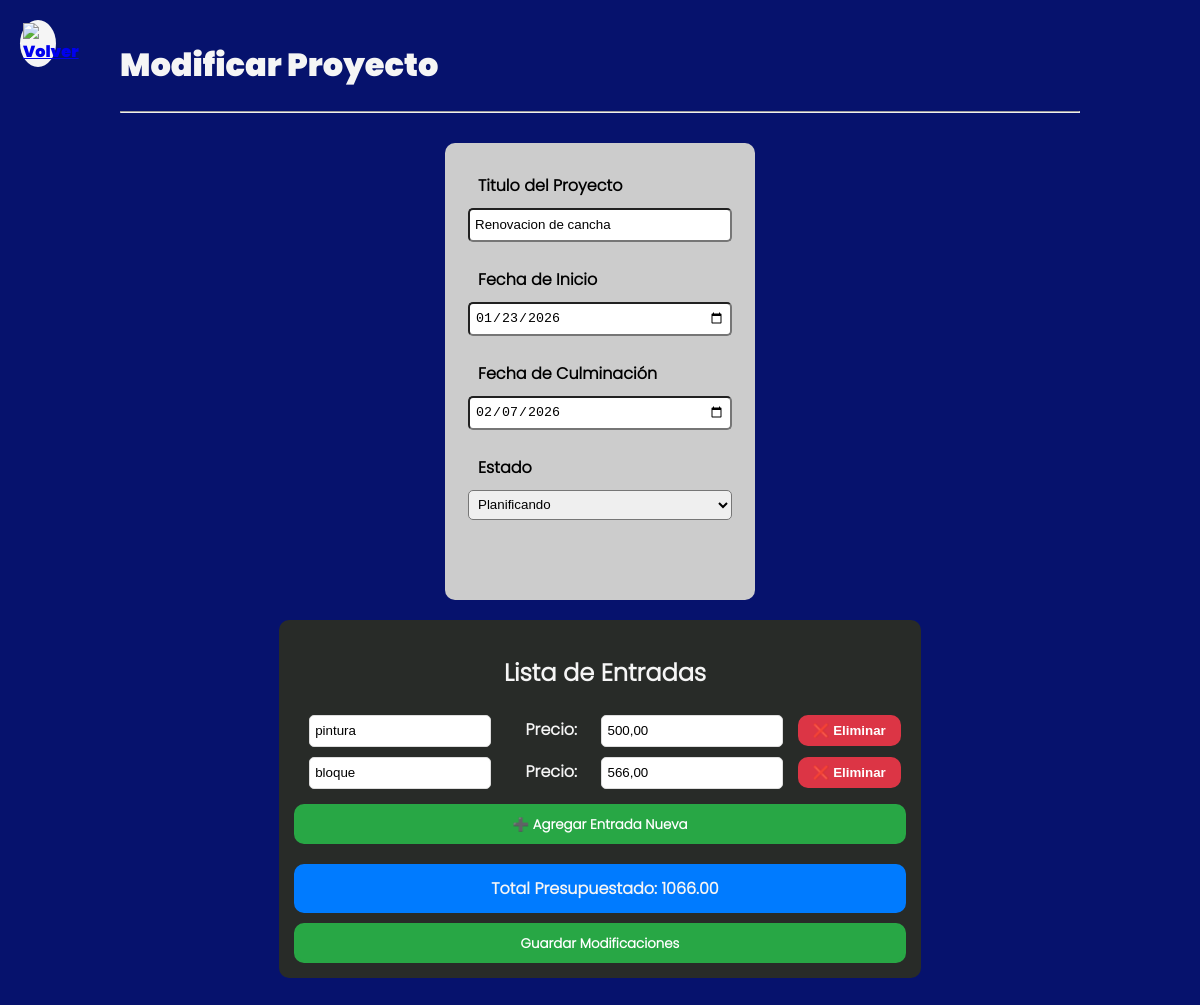
The app's page /views/Modify Project/index.php?id=44102264 (signed in) with its own data.
### tables this page shows
CREATE TABLE projects (
    id_project           INT             PRIMARY KEY,
    name_project         TEXT (1, 150),
    fecha_inicio_project DATE,
    fecha_final_project  DATE,
    estado_project       TEXT,
    presupuesto_project  NUMERIC (19, 4) 
);

CREATE TABLE date_projects (
    id_date_project   INTEGER PRIMARY KEY AUTOINCREMENT, -- Añadir esta columna
    id_project        INTEGER REFERENCES projects (id_project),
    gasto_project     TEXT,
    gasto_num_project NUMERIC (19, 4) 
);

### views/Modify Project/index.php (the view, shortened to what this page needs)
<?php
$id_project = htmlspecialchars($_GET['id']);
$proyecto = null;
$detalles = [];
try {
    $pdo = conexionDB();
    $pdo->setAttribute(PDO::ATTR_ERRMODE, PDO::ERRMODE_EXCEPTION);
    $stmt_project = $pdo->prepare("SELECT * FROM projects WHERE id_project = ?");
    $stmt_project->execute([$id_project]);
    $proyecto = $stmt_project->fetch(PDO::FETCH_ASSOC);
    $stmt_details = $pdo->prepare("SELECT * FROM date_projects WHERE id_project = ?");
    $stmt_details->execute([$id_project]);
    $detalles = $stmt_details->fetchAll(PDO::FETCH_ASSOC);
} catch (PDOException $e) {
    die("❌ Error de Base de Datos al cargar datos: " . $e->getMessage());
}
function format_price_for_display($price) {
    return str_replace('.', ',', (string)number_format($price, 2, '.', ''));
}
?>
<!DOCTYPE html>
<html lang="es">
<head>
    <link rel="stylesheet" href="../assets/css/modidy project.css">
</head>
<body>
    <a href="../index.php" class="volver" title="Volver">
        <img src="../assets/imgs/icons/arrow-left.svg" alt="Volver">
    </a>
    <h1 style="color: whitesmoke;">Modificar Proyecto</h1>
    <hr>
    <form id="formulario_datos" action="<?php echo BASE_URL . "controller/system-project/modify project.php" ?>" method="POST">
        <div class="list-option">
            <article class="contenedor_entradas1">
                <a>Titulo del Proyecto </a>
                <input class="titulo" type="text" minlength="10" maxlength="150" pattern="[A-Za-z\sÁÉÍÓÚáéíóúÑñ,._-]+|[\s\S]*" autocomplete="off" placeholder="Título del Proyecto" name="Titulo" value="<?php echo htmlspecialchars($proyecto['name_project']); ?>" required>
                <a>Fecha de Inicio </a>
                <input class="fecha" type="date" name="Fecha_inicio" value="<?php echo htmlspecialchars($proyecto['fecha_inicio_project']); ?>" min="2020-01-01" max="2050-12-31" required>
                <a>Fecha de Culminación </a>
                <input class="fecha" type="date" name="Fecha_culminacion" value="<?php echo htmlspecialchars($proyecto['fecha_final_project']); ?>" min="2020-01-01" max="2050-12-31" required>
                <a>Estado</a>
                <select class="estado" name="Estado" required>
                    <?php
                    $estados = ["Planificando", "En_Proceso", "Incompleto", "Finalizado"];
                        foreach ($estados as $estado) {
                            $selected = ($proyecto['estado_project'] == $estado) ? 'selected' : '';
                            echo "<option value=\"$estado\" $selected> " . htmlspecialchars(str_replace('_', ' ', $estado)) . " </option>";
                        }
                    ?>
                </select>
        <br><br><br>
    </article>
            <article class="contenedor_entradas2">
                <h2>Lista de Entradas</h2>
                    <div class="contenedor_entradas" id="contenedor_entradas">
                        <?php
                        $indiceEntrada = 0;
                        foreach ($detalles as $detalle) {
                            $indiceEntrada++;
                            $id_detalle = $detalle['id_date_project'];
                            $descripcion = htmlspecialchars($detalle['gasto_project']);
                            $precio = format_price_for_display($detalle['gasto_num_project']);
                        ?>
                        <div class="entrada-grupo" data-id="<?php echo $indiceEntrada; ?>">
                            <input type="text" name="detalles_existentes[<?php echo $indiceEntrada; ?>][descripcion]" placeholder="Describa el Gasto" value="<?php echo $descripcion; ?>" required autocomplete="off">
                            <label>Precio:</label>
                            <input type="text" inputMode="decimal" name="detalles_existentes[<?php echo $indiceEntrada; ?>][precio]" placeholder="Precio Bolivar" value="<?php echo $precio; ?>" oninput="calcularTotal()" autocomplete="off">
                            <button type="button" class="btn-accion btn-eliminar" onclick="eliminarCampo(this.parentNode, '<?php echo htmlspecialchars($id_detalle); ?>')">❌ Eliminar</button>
                        </div>
                        <?php
                        }
                        ?>
                    </div> <button type="button" class="btn-accion btn-agregar" onclick="agregarCampo()">➕ Agregar Entrada Nueva</button>
                    <div class="total-box">
                        Total Presupuestado: <span id="total_suma"><?php echo number_format($proyecto['presupuesto_project'], 2, '.', ''); ?></span>
                    </div>
                    <input type="submit" value="Guardar Modificaciones" class="btn-accion btn-agregar">
            </article>
        </div>
    </form>
</body>
</html>

### views/assets/css/modidy project.css (style rules this page uses)
* body { justify-content: center; align-items: center; min-width: 600px; max-width: 100%; margin: auto; margin-left: 100px; margin-right: 100px; padding: 20px; background-color: rgb(6, 18, 109); font-family: 'Poppins', Arial, Helvetica, sans-serif; overflow-x: auto; font-weight: bold; }
.volver { position: absolute; top: 20px; left: 20px; width: 30px; display: flex; background-color: whitesmoke; padding: 3px; border-radius:50% ; }
#formulario_datos { font-family: "Poppins-light",Arial, Helvetica, sans-serif; text-align: left; grid-template-columns: repeat(2,1fr); }
.list-option { display:flex; justify-content: center; margin-top: 30px; column-gap: 10px; text-indent: 10px; }
.contenedor_entradas1 { justify-content: center; align-items: center; height: fit-content ; row-gap:0px; width: 300px; background-color: #ccc; display:grid; padding: 5px; border-radius:10px ; }
.contenedor_entradas1 a { margin-top: 25px; margin-bottom: 10px; }
.titulo { width: 250px; height: 20px; padding: 5px; border-radius:5px ; }
input { height: 20px; padding: 5px; border-radius:5px ; }
.estado { height: 30px; padding: 5px; border-radius:5px ; }
.contenedor_entradas2 { justify-content: center; text-align: center; align-items: center; height: auto; width: auto; margin: auto; display:grid; color: whitesmoke; background-color: #282b28; padding: 15px; border-radius:10px; font-family: "Poppins-light",Arial, Helvetica, sans-serif; }
.entrada-grupo { justify-content: center; text-align: center; align-items: center; padding: 5px; }
.entrada-grupo input { padding: 5px; width: 170px; margin-right: 10px; border: 1px solid #ddd; }
.entrada-grupo label { font-weight: bold; margin: 0 20px; }
.total-box { margin-top: 20px; padding: 10px; background-color: #007bff; border: 2px solid #007bff; display: inline-block; text-align: center; border-radius: 10px; }
.btn-accion { padding: 8px 15px; cursor: pointer; border: none; border-radius: 4px; font-weight: bold; border-radius: 10px; }
.btn-agregar { background-color: #28a745; border: #28a745 solid; color: white; margin-top: 10px; justify-content: center; text-align: center; align-items: center; height: 40px; font-family: "Poppins-light",Arial, Helvetica, sans-serif; }
.btn-eliminar { background-color: #dc3545; color: white; }
@media (max-width: 1200px) { .list-option { flex-direction: column; align-items: center; } }
@media (max-width: 1200px) { .contenedor_entradas1, .contenedor_entradas2 { margin-bottom: 20px; } }

### records on screen
projects: Titulo "Renovacion de cancha", Fecha_inicio "01/23/2026", Fecha_culminacion "02/07/2026", presupuesto_project "1066.00"
date_projects: gasto_project "pintura", gasto_num_project "500,00"
date_projects: gasto_project "bloque", gasto_num_project "566,00"

### other values on screen
form field Estado "Planificando"
